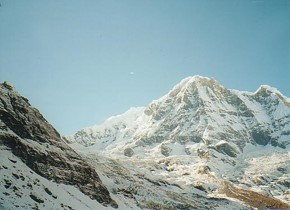
#> input picture MV Ass2/image 4-1.jpeg, 290 x 210 px
$ jupyter execute try2.ipynb
#> lines starting #> are read from the running program, lines starting #| are printed output that depends on the picture; long printed decimals are rounded
[cell 1]
import cv2
from matplotlib import pyplot as plt
import numpy as np

[cell 2]
#________________point 1___________________
# Load images
img1 = cv2.imread('image 4-1.jpeg', cv2.COLOR_BGR2GRAY)
#> img1 is the input picture: shape (210, 290, 3); mean B, G, R 169.2, 166.7, 143.4
img2 = cv2.imread('image 4-2.jpeg', cv2.COLOR_BGR2GRAY)
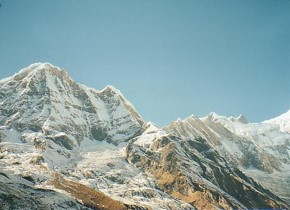
#> input picture MV Ass2/image 4-2.jpeg, 290 x 210 px
#> img2 is the input picture: shape (210, 290, 3); mean B, G, R 165, 163.3, 138.9

# Initiate SIFT (Scale-Invariant Feature Transform) detector
# used for detecting and describing local features in images.
sift = cv2.SIFT_create()

# Find keypoints and descriptors
# Keypoints: Identifiable points in the image.
# Descriptors: describes the local image content around each keypoint.
kp1, des1 = sift.detectAndCompute(img1, None)
#> kp1 = 444 keypoints; strongest (x, y, size): (200, 188, 3.5), (186, 174, 2), (196, 187, 1.8), (46, 190, 2.7)
kp2, des2 = sift.detectAndCompute(img2, None)
#> kp2 = 468 keypoints; strongest (x, y, size): (17, 163, 2.2), (80, 201, 2), (126, 205, 2.1), (62, 134, 2.6)

# Create BFMatcher (Brute-Force Matcher) object
# compares feature descriptors between two images and computes the Euclidean distance between descriptors and finds the best matches.
bf = cv2.BFMatcher()

# Match descriptors
# computes the k-nearest neighbors for each descriptor in des1 with respect to des2.
# parameter k=2 --> the top 2 nearest neighbors for each descriptor.
# matches list --> contains pairs of descriptors from both images.
matches = bf.knnMatch(des1, des2, k=2)
#> matches = 444 matches

# Apply ratio test
good_matches = []
#  filtering out incorrect matches
for m, n in matches:
    # if the distance of the first match (m) is smaller than the distance of the second match (n), it is considered a good match.
    if m.distance < 0.75 * n.distance:
        good_matches.append(m)
#> after the loop, good_matches = 123 matches

# Draw good matches
# flages = 2 --> means that the function doesn't draw the single keypoints that don't have corresponding matches.
img3 = cv2.drawMatches(img1, kp1, img2, kp2, good_matches, None, flags=2)
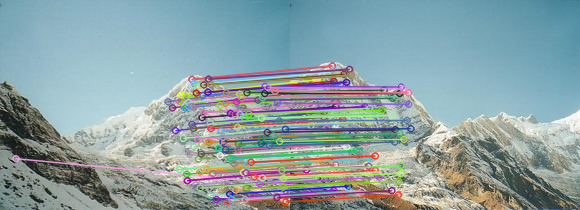
#> img3: shape (210, 580, 3); mean B, G, R 163.9, 160.8, 139.7

plt.imshow(img3)
plt.show()

[cell 3]
#________________point 2___________________
def sort():
    # Extract matched keypoints
    # now we have good_matches that contains the keypoints of each image 1 and 2 so we will split them
    matched_kp1 = [kp1[m.queryIdx] for m in good_matches]
    matched_kp2 = [kp2[m.trainIdx] for m in good_matches]

    # Extract (x, y) coordinates from matched keypoints
    matched_points1 = [(kp.pt[0], kp.pt[1]) for kp in matched_kp1]
    matched_points2 = [(kp.pt[0], kp.pt[1]) for kp in matched_kp2]

    return matched_kp1 , matched_kp2

[cell 4]
#__________Calculte the affine matrix for RANSAC function____________
def compute_affine_matrix2(src_pts, dst_pts):

  # affine --> any compination from the transformation
  # note: it is better to use the first point because it is the origin and also because the first point is less likely to be an outlier.

   # differences between the first and second points in the destination
   dx = dst_pts[1] - dst_pts[0]    # (vector )
   dy = dst_pts[2] - dst_pts[0]    # (vector from the first to the third point in the destination (dst_pts).)

   # sx --> is the scaling factor in the x-direction (in size)
   sx = np.linalg.norm(dx) / np.linalg.norm(src_pts[1] - src_pts[0])   # (a)
   # sy --> is the scaling factor in the y-direction
   sy = np.linalg.norm(dy) / np.linalg.norm(src_pts[2] - src_pts[0])   # (b)

   # Calculate the rotation angle
   # difference in angles between the vectors dy and the vector connecting the first and third points in the source (src_pts).
   # np.arctan2(dy[1], dy[0]) --> calculates the angle of the vector dy with respect to the x-axis (in radians).
   #     second angle         --> calculates the angle of the vector connecting the first and third points in the source (src_pts) with respect to the x-axis.
   theta = np.arctan2(dy[1], dy[0]) - np.arctan2(src_pts[2, 1] - src_pts[0, 1], src_pts[2, 0] - src_pts[0, 0])

   # Construct the linear transformation matrix   (Rotation)
   A = np.array([[sx * np.cos(theta), -sy *                 # (m1 = sx * cos(theta)    m2 = -sy * sin(theta))
                  np.sin(theta)],                           # (m3 = sx * sin(theta)    m4 = sy * cos(theta))
                [sx * np.sin(theta), sy * np.cos(theta)]])

   # Calculate the translation components
   t = dst_pts[0] - np.dot(A, src_pts[0])   # (tx , ty)   # vector (xi'=m1xi + m2yi + tx)    (yi'=m3xi + m4yi + ty) translation (from one place to another)

   # Construct the full affine transformation matrix
   # 3x3 matrix :The top-left 2x2 block contains the linear transformation (A).
   #             The last column contains the translation components (t).
   #             The last row is [0, 0, 1] (to make it square 3x3)
   affine_matrix = np.vstack((np.hstack((A, t.reshape(-1, 1))), np.array([0, 0, 1])))

   # print("Affine Transformation Matrix:")
   # print(affine_matrix)

   return affine_matrix

[cell 5]
#________________point 3___________________
def RANSAC(matched_kp1 , matched_kp2):

    # 1) RANSAC parameters
    # we iterate to choose T with the largest inliers.
    num_iterations = 1000
    # threshold value determines whether a point is considered an inlier or an outlie
    inlier_threshold = 5.0

    best_inliers = 0
    best_affine_matrix = None

    for _ in range(num_iterations):
        # Randomly select 3 matched keypoints
        sample_indices = np.random.choice(len(matched_kp1), 3, replace=False)
        src_pts = np.float32([matched_kp1[i].pt for i in sample_indices])
        dst_pts = np.float32([matched_kp2[i].pt for i in sample_indices])

        # Compute affine transformation
        # affine_matrix, _ = cv2.estimateAffinePartial2D(src_pts, dst_pts)

        affine_matrix = compute_affine_matrix2(src_pts, dst_pts) # (T)

        # # Evaluate inliers
        # transformed_pts = cv2.transform(np.array([src_pts]), affine_matrix)[0]
        # distances = np.linalg.norm(transformed_pts - dst_pts, axis=1)

        # Convert transformed points to non-homogeneous coordinates
        # homogeneous --> A point in 2D homogeneous coordinates is represented as (x, y, w).
        # non-homogeneous --> each point is represented by a pair of real numbers (x, y).
        transformed_pts_homogeneous = np.dot(affine_matrix, np.vstack((src_pts.T, np.ones(src_pts.shape[0]))))
        # extract the first two rows (x and y coordinates) from transformed_pts_homogeneous.
        # then we divide it by the third row (w coordinates) to obtain the non-homogeneous transformed points (transformed_pts).
        transformed_pts = transformed_pts_homogeneous[:2, :] / transformed_pts_homogeneous[2, :]
        # Calculate the distances between the transformed points and the destination points (dst_pts)
        # T --> means transpose of the matrix (swaps the x-coordinates with the y-coordinates).
        # axis = 1 --> means that the norm is performed along the rows (across the columns) of the matrix.
        distances = np.linalg.norm(transformed_pts.T - dst_pts, axis=1)

        # Count the number of inliers
        inliers = np.sum(distances < inlier_threshold)

        # Update best transformation
        if inliers > best_inliers:
            best_inliers = inliers
            best_affine_matrix = affine_matrix

    # Without suppress=True: 1.23e-05
    #With suppress=True: 0.0000123
    np.set_printoptions(suppress = True)
    # additional_row = np.array([0, 0, 1])

    # new_matrix = np.vstack((best_affine_matrix, additional_row))

    print(best_affine_matrix)
    return best_affine_matrix

[cell 6]
#__________Calculate the RANSAC function using the projectve________
def RANSAC2(matched_kp1 , matched_kp2):
    # RANSAC parameters
    num_iterations = 1000
    inlier_threshold = 5.0  # Adjust this based on your data

    best_inliers = 0
    best_homography_matrix = None

    for _ in range(num_iterations):
        # Randomly select 4 matched keypoints for projective transformation
        sample_indices = np.random.choice(len(matched_kp1), 4, replace=False)
        src_pts = np.float32([matched_kp1[i].pt for i in sample_indices])
        dst_pts = np.float32([matched_kp2[i].pt for i in sample_indices])

        # Compute projective transformation (homography matrix)
        # maps points from one image to corresponding points in another image.
        homography_matrix, _ = cv2.findHomography(src_pts, dst_pts)

        # Evaluate inliers using perspective transformation
        # transform a set of points using a given homography matrix (projective transformation matrix).
        # transforms the points from the source coordinate system to the destination coordinate system.
        transformed_pts = cv2.perspectiveTransform(np.array([src_pts]), homography_matrix)[0]
        distances = np.linalg.norm(transformed_pts - dst_pts, axis=1)
        inliers = np.sum(distances < inlier_threshold)

        # Update best transformation if needed
        if inliers > best_inliers:
            best_inliers = inliers
            best_homography_matrix = homography_matrix

    return best_homography_matrix

[cell 7]
#________________point 4___________________
def applyMAtrix(new_matrix):   #  apply an affine transformation matrix (new_matrix) to an input image (img1).

    # Get the dimensions of the second image (img2) to use it to create the output canvas.
    height, width = img2.shape[:2]
    # print(img1.shape)
    # print(height)
    # print(width)

    # Create an output canvas (white background)
    # we make first white canvas which all the pixels sets to 255 and have the same dimentions of image2.
    output_canvas = np.ones((height, width, 3), dtype=np.uint8) * 255

    # Inverse of the affine matrix (to map from output to input coordinates)
    inv_affine_matrix = np.linalg.inv(new_matrix)

    # Iterate through each pixel in the output canvas
    for y_out in range(height):
        for x_out in range(width):
            # Transform the (x, y) coordinates from output to input
            transformed_coords = np.dot(inv_affine_matrix, [x_out, y_out, 1])
            x_in, y_in = int(transformed_coords[0]), int(transformed_coords[1])

            # Check if the transformed coordinates are within the bounds of img1
            if 0 <= x_in < img1.shape[1] and 0 <= y_in < img1.shape[0]:
                # Assign the pixel value from img1 to the output canvas
                output_canvas[y_out, x_out] = img1[y_in, x_in]

    # # Overlay the transformed image onto the output canvas
    # output_canvas = cv2.addWeighted(output_canvas, 0.5, img2, 0.5, 0)

    return output_canvas

[cell 8]
def applyMatrix2(new_matrix):
    # Get the dimensions of the second image (img2)
    height, width = img2.shape[:2]

    # Create an output canvas (white background)
    output_canvas = np.ones((height, width, 3), dtype=np.uint8) * 255

    # Inverse of the affine matrix (to map from output to input coordinates)
    inv_affine_matrix = np.linalg.inv(new_matrix)

    # Iterate through each pixel in the output canvas
    for y_out in range(height):
        for x_out in range(width):
            # Transform the (x, y) coordinates from output to input
            transformed_coords = np.dot(inv_affine_matrix, [x_out, y_out, 1])
            x_in, y_in = int(transformed_coords[0]), int(transformed_coords[1])

            # Check if the transformed coordinates are within the bounds of img1
            if 0 <= x_in < img1.shape[1] and 0 <= y_in < img1.shape[0]:
                # Assign the pixel value from img1 to the output canvas
                output_canvas[y_out, x_out] = img1[y_in, x_in]

    return output_canvas

[cell 9]
#________ display the alignment image (panorama) __________
matched_points1 , matched_points2 = sort()
#> in sort, `matched_kp1 = [kp1[m.queryIdx] for m in good_matches]`: matched_kp1 = 123 keypoints; strongest (x, y, size): (200, 188, 3.5), (186, 174, 2), (196, 187, 1.8), (223, 142, 2.7)
#> in sort, `matched_kp2 = [kp2[m.trainIdx] for m in good_matches]`: matched_kp2 = 123 keypoints; strongest (x, y, size): (17, 163, 2.2), (62, 134, 2.6), (29, 178, 3.8), (25, 178, 2)
#> in sort, `matched_points1 = [(kp.pt[0], kp.pt[1]) for kp in matched_kp1]`: matched_points1 = 123 pairs, first value 15.48 to 285.3, second value 78.64 to 201.7
#> in sort, `matched_points2 = [(kp.pt[0], kp.pt[1]) for kp in matched_kp2]`: matched_points2 = 123 pairs, first value 9.99 to 120.5, second value 65.57 to 194.5
#> matched_points1 has the same summary as matched_kp1 in sort; matched_points2 has the same summary as matched_kp2 in sort

T = RANSAC(matched_points1, matched_points2)
#> the loop in RANSAC, `for _ in range(num_iterations):` made 1000 passes
#> (sample_indices, src_pts, dst_pts, dx in compute_affine_matrix2, dy in compute_affine_matrix2, sx in compute_affine_matrix2, sy in compute_affine_matrix2, theta in compute_affine_matrix2) on pass 1: ([85, 98, 10], [[239.7, 114.2], [259.4, 183.3], [185.1, 107.6]], [[79.32, 107.9], [88.77, 176.6], [28.92, 93.34]], [9.45, 68.72], [-50.4, -14.54], 0.965, 0.955, 0.16)
#> (sample_indices, src_pts, dst_pts, dx in compute_affine_matrix2, dy in compute_affine_matrix2, sx in compute_affine_matrix2, sy in compute_affine_matrix2, theta in compute_affine_matrix2) on passes 2 to 5: ([49, 70, 96], [[208.5, 142], [229.3, 193.7], [253.7, 176.4]], [[47.58, 132.4], [58.14, 185.6], [84.83, 170]], [10.56, 53.19], [37.24, 37.54], 0.974, 0.931, 0.139), ([74, 101, 56], [[231.4, 198.9], [261.1, 117.7], [210.5, 84.32]], [[59.11, 190.5], [102.3, 115.1], [60.65, 75.18]], [43.19, -75.47], [1.54, -115.4], 1.01, 0.991, 0.193), ([95, 112, 63], [[250.7, 161.7], [274.6, 90.72], [222.6, 141.6]], [[84.87, 155.5], [118.1, 92.41], [62.08, 133.6]], [33.25, -63.11], [-22.79, -21.95], 0.952, 0.917, 0.143), ([112, 81, 24], [[274.6, 90.72], [237.2, 126.6], [192.9, 127.9]], [[118.1, 92.41], [78.69, 121], [33.41, 116.7]], [-39.43, 28.57], [-84.71, 24.27], 0.939, 0.981, 0.147)
#| [[   0.9525   -0.1521  -131.608]
#|  [   0.1536    0.9427  -36.573]
#|  [   0.            0.            1.        ]]
T2 = RANSAC2(matched_points1, matched_points2)

aligned_image1 = applyMAtrix(T)
#> after the loop in applyMAtrix, `for y_out in range(height):`:
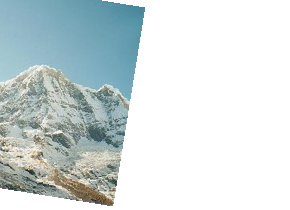
#> output_canvas: shape (210, 290, 3); mean B, G, R 220.2, 219.3, 209
aligned_image1_2 = applyMAtrix(T2)
#> after the loop in applyMAtrix (call 2), `for y_out in range(height):`:
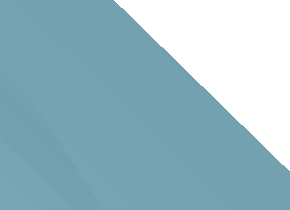
#> output_canvas: shape (210, 290, 3); mean B, G, R 196.2, 184.9, 150.3

# Overlay the transformed image onto the output canvas
# img2_resized = cv2.resize(img2, (aligned_image1.shape[1], aligned_image1.shape[0]))
panorama = cv2.addWeighted(aligned_image1, 0.5, img2, 0.5, 0)
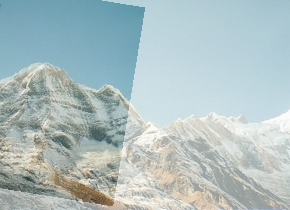
#> panorama: shape (210, 290, 3); mean B, G, R 192.6, 191.3, 174
panorama2 = cv2.addWeighted(aligned_image1_2, 0.5, img2, 0.5, 0)
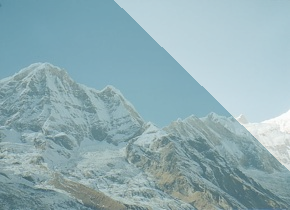
#> panorama2: shape (210, 290, 3); mean B, G, R 180.6, 174.1, 144.6

print("the result using the affine transformation: ")
plt.imshow(cv2.cvtColor(panorama, cv2.COLOR_BGR2RGB))
plt.axis('off')
plt.show()

# Display the result
plt.imshow(cv2.cvtColor(aligned_image1, cv2.COLOR_BGR2RGB))
plt.axis('off')
plt.show()

# Display the result
print("the result using the projective transformation: ")
plt.imshow(cv2.cvtColor(panorama2, cv2.COLOR_BGR2RGB))
plt.axis('off')
plt.show()

# Display the result
plt.imshow(cv2.cvtColor(aligned_image1_2, cv2.COLOR_BGR2RGB))
plt.axis('off')
plt.show()
